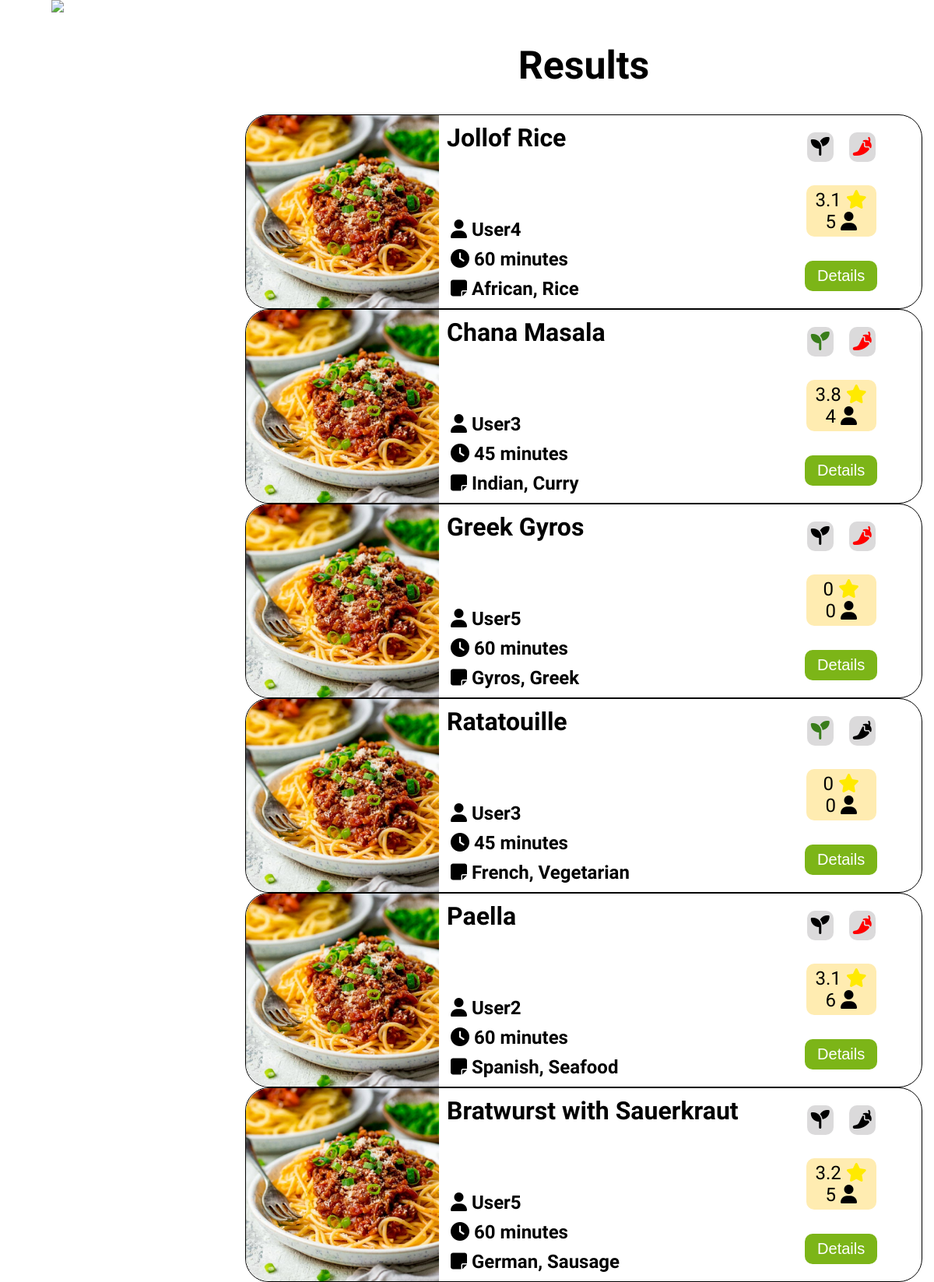
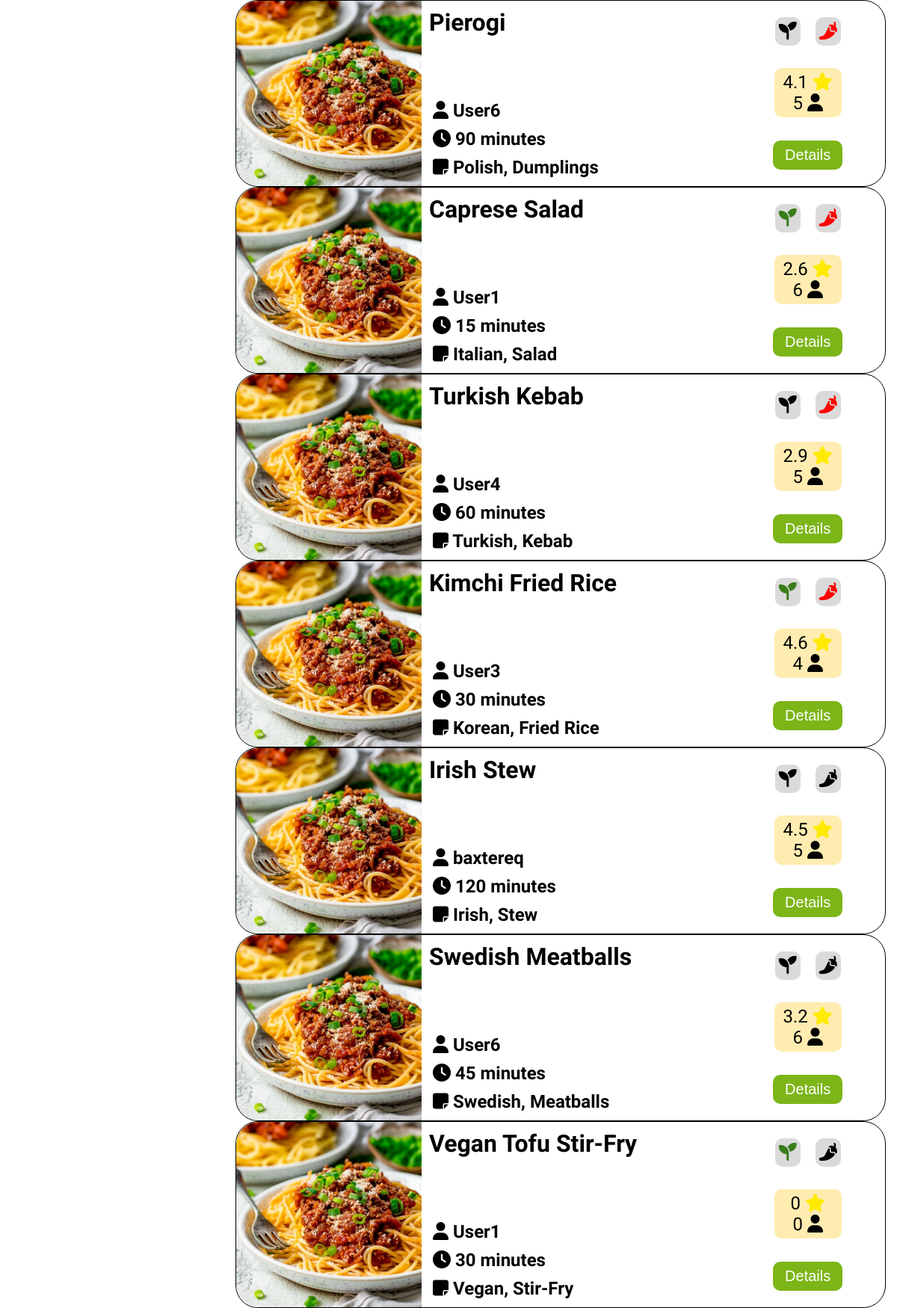
Page /Views/cook_results.php (upper part) on the committed database (2 pictures, top to bottom).
### tables this page shows
CREATE TABLE `recipes` (
  `recipe_id` int(11) NOT NULL,
  `title` longtext NOT NULL,
  `categories` text NOT NULL,
  `isVegan` tinyint(1) NOT NULL,
  `isSpicy` tinyint(1) NOT NULL,
  `time` double NOT NULL,
  `ingredients` longtext NOT NULL,
  `user_id` int(11) NOT NULL,
  `methodOfPrep` text NOT NULL,
  `image_path` text DEFAULT NULL
);

CREATE TABLE `users` (
  `users_id` int(11) NOT NULL,
  `users_email` varchar(50) NOT NULL,
  `users_user_name` varchar(50) NOT NULL,
  `users_password` longtext NOT NULL,
  `isSpicy` tinyint(1) DEFAULT NULL,
  `isVegan` tinyint(1) DEFAULT NULL,
  `image_path` text NOT NULL DEFAULT '../uploads/default_user.png'
);

### Classes/recipe_classes.php (called while the page is built, shortened)
<?php
class Recipe extends \Dbh
{
    private string $title;
    private array $categories;
    private int $is_vegan;
    private int $is_spicy;
    private int $time;
    private array $ingredients;
    private int $user_id;
    public function __construct(string $title, array $categories, int $is_vegan, int $is_spicy, int $time, array $ingredients, int $user_id, $methodOfPrep, int $id = -1)
    {
        $this->title = $title;
        $this->categories = $categories;
        $this->is_vegan = $is_vegan;
        $this->is_spicy = $is_spicy;
        $this->time = $time;
        $this->ingredients = $ingredients;
        $this->user_id = $user_id;
    }
    public static function getRecipesByIngredients(array $ingredients):array{
        $dbh = new Dbh();
        $connection = $dbh->connect();
        $query = 'SELECT * FROM recipes';
        $stmt = $connection->query($query);
        $recipesData = $stmt->fetchAll(PDO::FETCH_ASSOC);
        $recipes = [];
        foreach ($recipesData as $recipeData) {
            $recipe = new Recipe(
                $recipeData['title'],
                explode(',', $recipeData['categories']),
                (int)$recipeData['isVegan'],
                (int)$recipeData['isSpicy'],
                (int)$recipeData['time'],
                explode(',', $recipeData['ingredients']),
                (int)$recipeData['user_id'],
                $recipeData['methodOfPrep'],
                $recipeData['recipe_id']
            );
            $recipes[] = $recipe;
        }
        $pairs = [];
        $k = 0;
        foreach ($recipes as $recipe){
            $r_ingredients = $recipe->getIngredients();
            for($i = 0; $i < count($r_ingredients); $i++){
                for($j = 0; $j < count($ingredients); $j++){
                    if(($ingredients[$j] == $r_ingredients[$i]) OR " ".$ingredients[$j] == $r_ingredients[$i]) {
                        $k++;
                        break;
                    }
                }
            }
            $pairs [] = array($recipe, $k);
            $k = 0;
        }
        uasort($pairs, function ($a, $b) {
            return $b[1] - $a[1];
        });
        return $pairs;
    }
    public static function getRecipeIdFromDataBase($title)
    {
        $dbh = new Dbh();
        $connection = $dbh->connect();
        $query = "SELECT recipe_id FROM recipes WHERE title = :title";
        $stmt = $connection->prepare($query);
        $stmt->bindValue(':title', $title, PDO::PARAM_STR);
        $stmt->execute();
        $recipeData = $stmt->fetch(PDO::FETCH_ASSOC);
        return $recipeData['recipe_id'] ?? 1;
    }
    public function getRating()
    {
        $dbh = new Dbh();
        $connection = $dbh->connect();
        $id = self::getRecipeIdFromDataBase($this->getTitle());
        $query = "SELECT rating FROM ratings WHERE recipe_id = :id";
        $stmt = $connection->prepare($query);
        $stmt->bindValue(':id', (int)$id, PDO::PARAM_INT);
        $stmt->execute();
        $ratingsData = $stmt->fetchAll(PDO::FETCH_ASSOC);
        $ratings = [];
        foreach ($ratingsData as $ratingData) {
            $ratings[] = (float)$ratingData['rating'];
        }
        if (count($ratings) != 0) return round(array_sum($ratings) / count($ratings), 1);
        return .0;
    }
    public function getRatingUsersCount()
    {
        $dbh = new Dbh();
        $connection = $dbh->connect();
        $id = self::getRecipeIdFromDataBase($this->getTitle());
        $query = "SELECT COUNT(user_id) AS users FROM ratings WHERE recipe_id = :id";
        $stmt = $connection->prepare($query);
        $stmt->bindValue(':id', $id, PDO::PARAM_INT);
        $stmt->execute();
        $recipeData = $stmt->fetch(PDO::FETCH_ASSOC);
        $users = $recipeData['users'] ?? 1;
        return $users;
    }
    public function getCategoriesAsString(): string
    {
        $temp_categories = $this->getCategories();
        $str = $temp_categories[0];
        for ($i = 1; $i < count($temp_categories); $i++) {
            $str .= ", " . $temp_categories[$i];
        }
        return $str;
    }
    public function getTitle(): string
    {
        return $this->title;
    }
    public function getCategories(): array
    {
        return $this->categories;
    }
    public function getIsVegan(): int
    {
        return $this->is_vegan;
    }
    public function getIsSpicy(): int
    {
        return $this->is_spicy;
    }
    public function getIngredients(): array
    {
        return $this->ingredients;
    }
    public function getUsername(): string
    {
        $dbh = new Dbh();
        $connection = $dbh->connect();
        $query = 'SELECT * FROM users WHERE users_id = ' . $this->user_id;
        $stmt = $connection->query($query);
        $data = $stmt->fetchAll(PDO::FETCH_ASSOC);
        if (isset($data[0]['users_user_name'])) {
            return $data[0]['users_user_name'];
        } else {
            return '';
        }
    }
    public function getTime(): int
    {
        return $this->time;
    }
}

### Views/cook_results.php (the view, shortened to what this page needs)
<?php require "nav.php" ?>
<link rel="stylesheet" href="CSS/cook.css">
<link rel="stylesheet" href="CSS/body_grid.css">
<main class="loggedIn">
    <h1>Results</h1>
    <section class="ingredients">
        <?php
            require_once "../Classes/recipe_classes.php";
            $recipes = Recipe::getRecipesByIngredients(array("onions","tomatoes","rice"));
        foreach ($recipes as $recipe) {
            if($recipe[1] != 0){
            ?>
            <div class="col-xs-12">
                <article class="card">
                    <img src="../Views/Images/spaghetti_test.png" alt="">
                    <div class="card--content">
                        <h2 class="card--title">
                            <?php echo $recipe[0]->getTitle(); ?>
                        </h2>
                        <div class="card--details">
                            <p>
                                <i class="fa-solid fa-user"></i>
                                <?php echo $recipe[0]->getUsername(); ?>
                            </p>
                            <p>
                                <i class="fa-solid fa-clock"></i>
                                <?php echo $recipe[0]->getTime(); ?> minutes
                            </p>
                            <p>
                                <i class="fa-solid fa-note-sticky"></i>
                                <?php echo $recipe[0]->getCategoriesAsString(); ?>
                            </p>
                        </div>
                        <div class="card--vegan_spicy">
                            <div class="bg--gray <?php echo $recipe[0]->getIsVegan() ? 'vegan--active' : ''; ?>">
                                <i class="fa-solid fa-seedling"></i>
                            </div>
                            <div class="bg--gray <?php echo $recipe[0]->getIsSpicy() ? 'spicy--active' : ''; ?>">
                                <i class="fa-solid fa-pepper-hot"></i>
                            </div>
                        </div>
                        <div class="card--rating">
                            <div class="box">
                                <p class="card--score">
                                    <?php echo $recipe[0]->getRating(); ?>
                                    <i class="fa-solid fa-star"></i>
                                </p>
                                <p class="card--number">
                                    <?php echo $recipe[0]->getRatingUsersCount(); ?>
                                    <i class="fa-solid fa-user"></i>
                                </p>
                            </div>
                        </div>
                        <form method="post" action="recipe_details.php">
                            <button type="submit" name="recipe_details_submit" class="card--button">Details</button>
                        </form>
                    </div>
                </article>
            </div>
            <?php
            }
        }
        ?>
    </section>
        <?php
        require_once '../Classes/recipe_classes.php';
            ?>
</main>

### Views/CSS/header.css (style rules this page uses)
body { margin:0; font-family: 'Inconsolata', monospace; min-height: 100svh; display:flex; flex-direction: row; gap:0; position: relative; }

### Views/CSS/body_grid.css (style rules this page uses)
@media screen and (min-width: 992px) { body { display: grid; grid-auto-columns: 1fr; grid-template-columns: 300px 1fr; grid-template-rows: 1fr; gap: 10px 0px; grid-template-areas: "nav main"; } }
@media screen and (min-width: 992px) { main.loggedIn { grid-area: main; } }

### Views/CSS/_style.css (style rules this page uses)
body { margin: 0; font-family: 'Inconsolata', monospace; min-height: 100svh; display: flex; flex-wrap: wrap; flex-direction: row; gap: 0; position: relative; }
.loggedIn { display: flex; flex-direction: column; align-items: center; padding: 0 15px; margin: 15px auto; max-width: 1000px; }
.bg--gray { background-color: rgba(77, 72, 75, 0.20); }
@media screen and (min-width: 992px) { body { display: grid; grid-auto-columns: 1fr; grid-template-columns: 300px 1fr; grid-template-rows: 1fr; gap: 10px 0px; grid-template-areas: "nav main"; } }
@media screen and (min-width: 992px) { .loggedIn { grid-area: main; } }
.ingredients form { display: flex; flex-direction: column; }

### Views/CSS/cook.css (style rules this page uses)
main { display: flex; flex-direction: column; margin-bottom: 50px; }
h1 { font-size: 50px; margin-top: 40px; text-align: center; }
.ingredients form { display: flex; flex-direction: column; align-items: center; justify-content: center; }
.card { border: 1px solid black; border-radius: 30px; padding-bottom: 15px; }
.card img { width: 100%; height: auto; border-radius: 30px 30px 0 0; }
.card .card--title { margin: 0; font-size: 32px; font-weight: 700; }
.card .card--details { font-size: 24px; font-weight: 600; margin-left: 15px; }
.card .card--vegan_spicy, .card .card--rating, .card form { font-size: 24px; display: flex; justify-content: center; align-items: center; margin-top: 10px; }
.card .card--rating .box { display: flex; }
.card .card--vegan_spicy { gap: 20px; }
.card .vegan--active { color: #397D1A; }
.card .spicy--active { color: red; }
.bg--gray { background-color: rgba(77, 72, 75, 0.20); padding: 5px; border-radius: 10px; }
.card .card--rating p { margin: 5px 0; }
.card .card--rating .box { width: 80px; background-color: rgba(255, 195, 4, 0.31); border-radius: 10px; flex-direction: column; align-items: center; padding: 5px; }
.card .card--score i { color: #ffea00; }
.card .card--button { border: none; padding: 0.5rem 1rem; background-color: #7CB518; border-radius: 10px; color: white; font-size: 20px; cursor: pointer; }
.card .card--rating, .card .card--button { margin-left: auto; margin-right: auto; }
@media screen and (min-width: 992px) { main { max-width: 1000px; margin-right: auto; margin-left: auto; } }
@media screen and (min-width: 992px) { .card { padding-bottom: 0; display: grid; grid-auto-columns: 1fr; grid-template-columns: 1fr 2.5fr; grid-template-rows: 1fr; gap: 10px 0px; grid-template-areas: "photo content"; } }
@media screen and (min-width: 992px) { .card img { height: 100%; border-radius: 30px 0 0 30px; grid-area: photo; } }
@media screen and (min-width: 992px) { .card .card--content { grid-area: content; display: grid; grid-auto-columns: 1fr; grid-template-columns: 2fr 1fr; grid-template-rows: 1fr 1fr 1fr; gap: 0; grid-template-areas: "title spicy_vege" "details rating" "details button"; } }
@media screen and (min-width: 992px) { .card .card--title { grid-area: title; } }
@media screen and (min-width: 992px) { .card .card--details { grid-area: details; } }
@media screen and (min-width: 992px) { .card .card--vegan_spicy { grid-area: spicy_vege; } }
@media screen and (min-width: 992px) { .card .card--rating { grid-area: rating; } }
@media screen and (min-width: 992px) { .card form { grid-area: button; } }
@media screen and (min-width: 992px) { .card .card--vegan_spicy, .card .card--rating, .card form { align-items: center; margin-top: 0; } }
@media screen and (min-width: 992px) { .card .card--title { text-align: left; margin: 10px; } }
@media screen and (min-width: 992px) { .card .card--details { display: flex; flex-direction: column; justify-content: flex-end; margin-bottom: 10px; } }
@media screen and (min-width: 992px) { .card .card--details p { margin: 10px 0 0; } }
@media screen and (min-width: 992px) { .card .card--vegan_spicy { align-items: center; } }
@media screen and (min-width: 992px) { .card .card--rating p { margin: 0; } }

### rows in the picture
recipes: title "Jollof Rice", user.users_user_name "User4", time "60", CategoriesAsString "African, Rice", title+recipe_id "3.1", RatingUsersCount "5"
recipes: title "Chana Masala", user.users_user_name "User3", time "45", CategoriesAsString "Indian, Curry", title+recipe_id "3.8", RatingUsersCount "4"
recipes: title "Greek Gyros", user.users_user_name "User5", time "60", CategoriesAsString "Gyros, Greek", title+recipe_id "0", RatingUsersCount "0"
recipes: title "Ratatouille", user.users_user_name "User3", time "45", CategoriesAsString "French, Vegetarian", title+recipe_id "0", RatingUsersCount "0"
recipes: title "Paella", user.users_user_name "User2", time "60", CategoriesAsString "Spanish, Seafood", title+recipe_id "3.1", RatingUsersCount "6"
recipes: title "Bratwurst with Sauerkraut", user.users_user_name "User5", time "60", CategoriesAsString "German, Sausage", title+recipe_id "3.2", RatingUsersCount "5"
recipes: title "Pierogi", user.users_user_name "User6", time "90", CategoriesAsString "Polish, Dumplings", title+recipe_id "4.1", RatingUsersCount "5"
recipes: title "Caprese Salad", user.users_user_name "User1", time "15", CategoriesAsString "Italian, Salad", title+recipe_id "2.6", RatingUsersCount "6"
recipes: title "Turkish Kebab", user.users_user_name "User4", time "60", CategoriesAsString "Turkish, Kebab", title+recipe_id "2.9", RatingUsersCount "5"
recipes: title "Kimchi Fried Rice", user.users_user_name "User3", time "30", CategoriesAsString "Korean, Fried Rice", title+recipe_id "4.6", RatingUsersCount "4"
recipes: title "Irish Stew", user.users_user_name "baxtereq", time "120", CategoriesAsString "Irish, Stew", title+recipe_id "4.5", RatingUsersCount "5"
recipes: title "Swedish Meatballs", user.users_user_name "User6", time "45", CategoriesAsString "Swedish, Meatballs", title+recipe_id "3.2", RatingUsersCount "6"
recipes: title "Vegan Tofu Stir-Fry", user.users_user_name "User1", time "30", CategoriesAsString "Vegan, Stir-Fry", title+recipe_id "0", RatingUsersCount "0"
